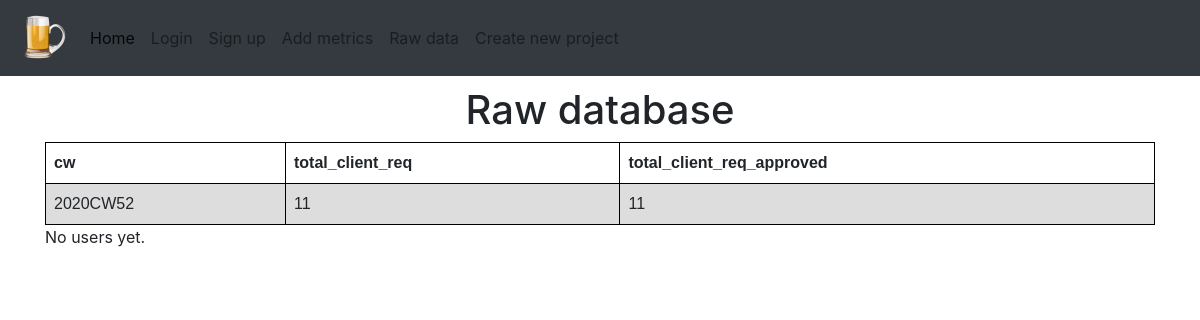
Page /raw on the earlier database version.
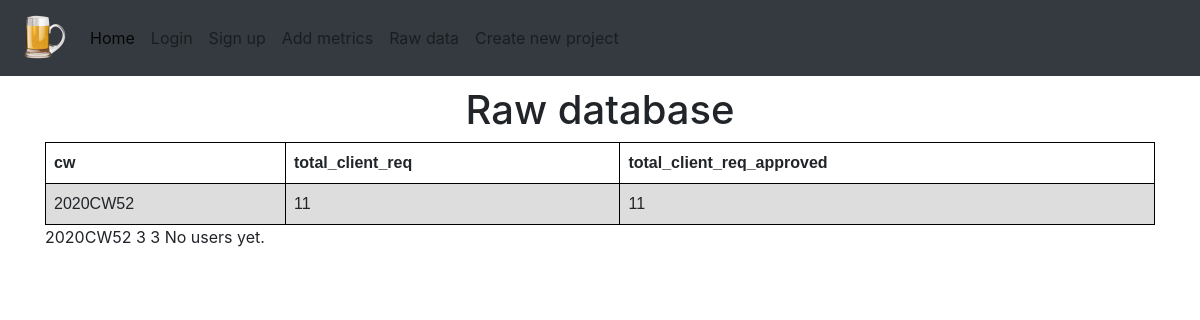
Same page on the later database version.
### spice_status/models/workbook_models.py (models this page shows)
class Workbook(db.Model):
    id = db.Column(db.Integer, primary_key=True)
    cw = db.Column(db.String, default=f'{datetime.now().isocalendar()[0]}CW{datetime.now().isocalendar()[1]}')
    total_client_req = db.Column(db.Integer)
    total_client_req_approved = db.Column(db.Integer)
    @staticmethod
    def all_of_workbooks():
        return Workbook.query.order_by(desc(Workbook.cw))

### spice_status/views/main_views.py (the view)
@bp_main.route('/raw')
def raw():
    return render_template('raw.html', raw_data=Workbook.all_of_workbooks(), users=User.all_of_users())

### spice_status/models/user_models.py (called while the page is built)
    @staticmethod
    def all_of_users():
        return User.query.order_by(desc(User.id))

### spice_status/templates/raw.html (shortened to what this page needs)
{% extends "_base.html" %}
{% block content %}
<article>
    <header>
      <center>  <h1>Raw database</h1> </center>
    </header>
    <section>
        {% if raw_data.count() > 0 %}
        <table>
            <tr>
                <th>cw</th>
                <th>total_client_req</th>
                <th>total_client_req_approved</th>
            </tr>
            {% for rd in raw_data %}
            <tr>
                <td>{{ rd.cw }}</td>
                <td>{{ rd.total_client_req }}</td>
                <td>{{ rd.total_client_req_approved }}</td>
            </tr>
        </table>
        {% endfor %}
        {% else %}
        No raw_data yet.
        {% endif %}
        {% if users.count() > 0 %}
        <hr>
        <h3>Users</h3>
        <table>
            <tr>
                <th>id</th>
                <th>username</th>
                <th>email</th>
                <th>password_hash</th>
            </tr>
            {% for user in users %}
            <tr>
                <td>{{ user.id }}</td>
                <td>{{ user.username }}</td>
                <td>{{ user.email }}</td>
                <td>{{ user.password_hash }}</td>
            </tr>
            {% endfor %}
        </table>
        {% else %}
        No users yet.
        {% endif %}
    </section>
</article>
{% endblock %}

### spice_status/templates/_base.html (shortened to what this page needs)
<!doctype html>
<html lang="en">
<head>
    <link rel="stylesheet" href="{{ url_for('static', filename='css/bootstrap.min.css') }}">
    <link rel="stylesheet" href="{{ url_for('static', filename='css/main.css') }}">
</head>
<body>
<nav class="navbar navbar-expand-lg navbar-light bg-dark">
    <a class="navbar-brand" href="{{ url_for('main.home')}}"><img
            src="{{ url_for('static', filename='images/logo.png') }}" width='50' height='50'></a>
    <div class="collapse navbar-collapse" id="navbarSupportedContent">
        <ul class="navbar-nav mr-auto">
            <li class="nav-item active">
                <a class="nav-link" href="{{ url_for('main.home')}}">Home <span class="sr-only">(current)</span></a>
            </li>
            {% if not current_user.is_authenticated %}
            <li class="nav-item">
                <a class="nav-link" href="{{ url_for('auth.login')}}">Login</a>
            </li>
            {% else %}
            <li class="nav-item">
                <a class="nav-link" href="{{ url_for('auth.logout')}}">Logout</a>
            </li>
            {% endif %}
            <li class="nav-item">
                <a class="nav-link" href="{{ url_for('auth.signup')}}">Sign up</a>
            </li>
            <li class="nav-item">
                <a class="nav-link" href="{{ url_for('input.metrics')}}">Add metrics</a>
            </li>
            <li class="nav-item">
                <a class="nav-link" href="{{ url_for('main.raw')}}">Raw data</a>
            </li>
            <li class="nav-item">
                <a class="nav-link" href="{{ url_for('project.define_new_project')}}">Create new project</a>
            </li>
        </ul>
    </div>
</nav>
<div class="container-md">
    {% block content %}
    {% endblock %}
</div>
</body>
</html>

### spice_status/static/css/main.css (style rules this page uses)
.navbar { margin-bottom: 10px; }

### spice_status/templates/_base.html (style rules this page uses)
table { font-family: arial, sans-serif; border-collapse: collapse; width: 100%; }
td, th { border: 1px solid #000000; text-align: left; padding: 8px; }
tr:nth-child(even) { background-color: #dddddd; }

Differences in the rows shown:
added Workbook: cw "2020CW52", total_client_req "3", total_client_req_approved "3"
